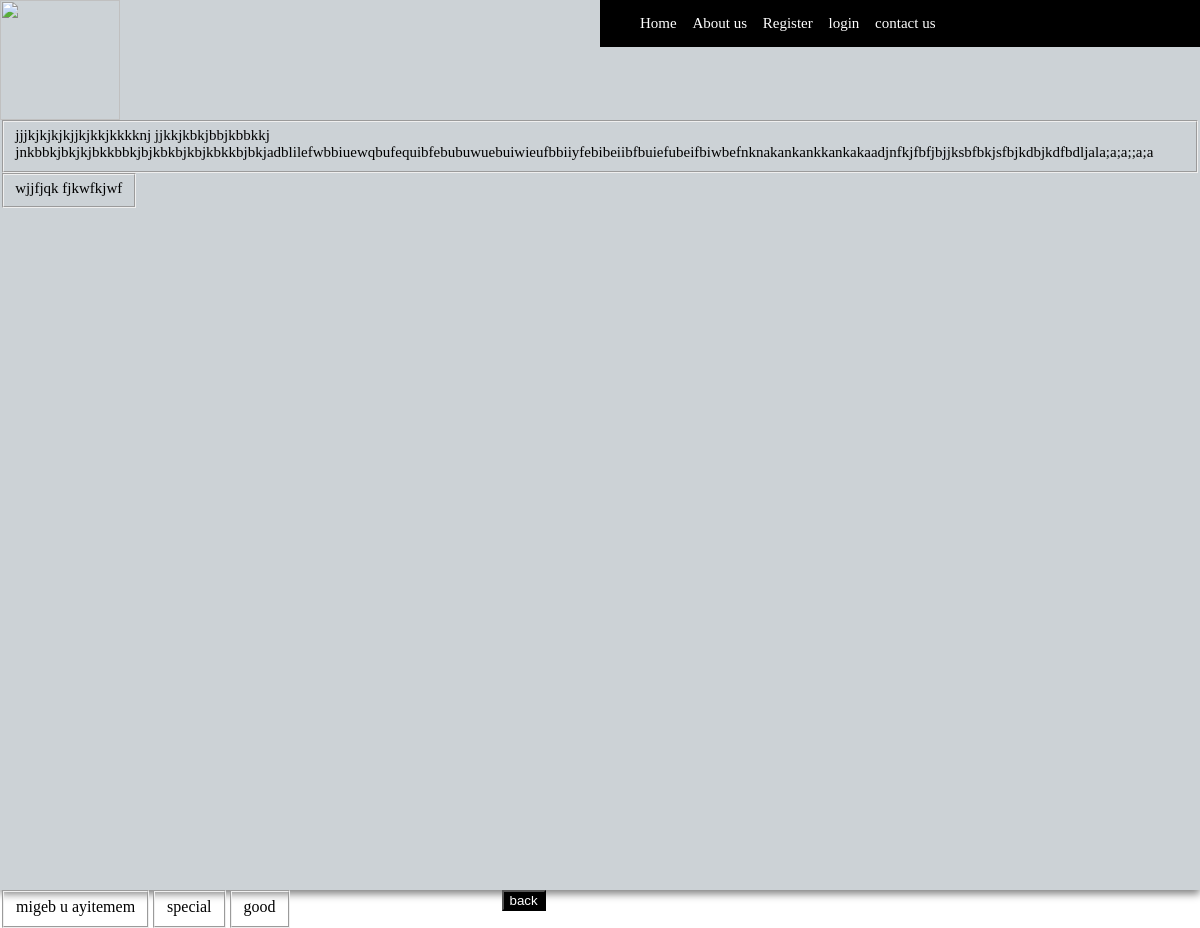
The app's page /final/commentfetch.php with its own data.
### tables this page shows
CREATE TABLE IF NOT EXISTS `comments` (
  `id` int(11) NOT NULL AUTO_INCREMENT,
  `comment` tinytext,
  PRIMARY KEY (`id`)
);

### final/commentfetch.php (the view, shortened to what this page needs)
<?php
include('connection.php');
?>
<!DOCTYPE html>
<html>
<head>
<link href="retrieve1.css" rel="stylesheet"/>
</head>
<body>
  <div class="top">
    <img src="logo.png"/>
    <div class="nav-div">
     <ul class="nav">
        <li><a href="#">Home</a></li>
        <li><a href="about.php">About us</a></li>
        <li><a href="registration.php">Register</a></li>
        <li><a href="login.php">login</a></li>
        <li><a href="#">contact us</a></li>
      </ul>
   </div>
<div width="400px" height="400px">
    <?php
    mysqli_select_db($conn,'receipe');
$result = mysqli_query($conn,"SELECT * FROM comments");
  ?>
  <?php
while($row = mysqli_fetch_array($result)) {
?>
        <div class="file">
          <fieldset>
          <?php echo $row["comment"];?>
        </fieldset>
        </div>
      </div>
       <?php
}
?>
<button class="butt"><a href="shef.php">back</a></button>
</body>
</html>

### final/retrieve1.css (style rules this page uses)
.top { width:100%; height:890px; font-size: 15px; background-color:rgba(0, 34,54,0.2); background-size: cover; box-shadow: 0 4px 8px 0 grey; }
.nav-div { margin-left: 40%; position:fixed; background-color:#000; width:100%; }
img { width:120px; height:120px; }
li { display:inline; margin-right:12px; }
a { text-decoration:none; color:#fff; }
body { margin:0; padding:0; }
div { display:inline-block; float:left; clear:none; }
.nav { list-style-type: none; }
.butt { margin-left:210px; background-color: black; }

### records on screen
comments: comment "jjjkjkjkjkjjkjkkjkkkknj jjkkjkbkjbbjkbbkkj jnkbbkjbkjkjbkkbbkjbjkbkbjkbjkbkkbjbkjadblilefwbbiuewqbufequibfebubuwuebuiwieufbbiiyfebibeiibfbuiefubeifbiwbefnknakankankkankakaadjnfkjfbfjbjjksbfbkjsfbjkdbjkdfbdljala;a;a;;a;a"
comments: comment "wjjfjqk fjkwfkjwf"
comments: comment "migeb u ayitemem"
comments: comment "special"
comments: comment "good"
